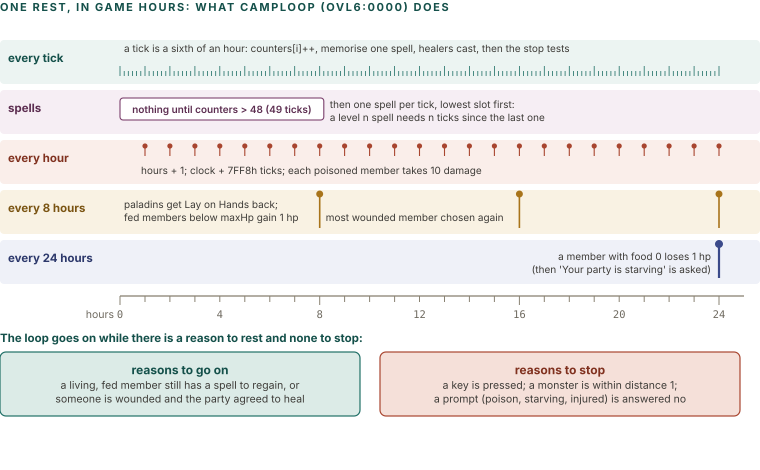

Generate this figure with Python:
import sys; sys.path.insert(0, '.')
from figlib import *

c = Canvas(760, 470)
c.section(0, 11, "One rest, in game hours: what CampLoop (ovl6:0000) does")

AX0, AX1 = 120, 744
HOURS = 25.0
def hx(h):
    return AX0 + h / HOURS * (AX1 - AX0)

lanes = [
    ("every tick", "teal"),
    ("spells", "plum"),
    ("every hour", "red"),
    ("every 8 hours", "ochre"),
    ("every 24 hours", "navy"),
]
LY0, LH = 40, 50
for i, (nm, k) in enumerate(lanes):
    y = LY0 + i * LH
    tc, sc, fc = PAL[k]
    c.rect(0, y, 760, LH - 6, fill=fc, stroke="none", rx=4, opacity=0.55)
    c.text(8, y + 22, nm, size=11.5, weight=700, color=tc)

# lane 0: ticks, six per hour
y = LY0
tc, sc, fc = PAL["teal"]
for t in range(0, 24 * 6 + 1):
    x = hx(t / 6.0)
    h = 10 if t % 6 == 0 else 5
    c.line(x, y + 36 - h, x, y + 36, stroke=sc, sw=0.8)
c.text(AX0 + 4, y + 12, "a tick is a sixth of an hour: counters[i]++, memorise one spell, healers cast, then the stop tests", size=10, color=INK2)

# lane 1: spells
y = LY0 + LH
tc, sc, fc = PAL["plum"]
c.rect(hx(0), y + 8, hx(49 / 6.0) - hx(0), 22, fill="#FFFFFF", stroke=sc, sw=1.1, rx=3)
c.text((hx(0) + hx(49 / 6.0)) / 2, y + 23, "nothing until counters > 48 (49 ticks)", size=10, color=tc, anchor="middle", weight=600)
c.text(hx(49 / 6.0) + 6, y + 18, "then one spell per tick, lowest slot first:", size=10, color=INK2)
c.text(hx(49 / 6.0) + 6, y + 31, "a level n spell needs n ticks since the last one", size=10, color=INK2)

# lane 2: hours
y = LY0 + 2 * LH
tc, sc, fc = PAL["red"]
for h in range(1, 25):
    x = hx(h)
    c.line(x, y + 6, x, y + 16, stroke=sc, sw=1.1)
    c.circle(x, y + 6, 2.6, fill=SOLID["red"])
c.text(AX0 + 4, y + 12, "", size=10)
c.text(hx(1) - 4, y + 34, "hours + 1; clock + 7FF8h ticks; each poisoned member takes 10 damage", size=10, color=INK2)

# lane 3: 8h
y = LY0 + 3 * LH
tc, sc, fc = PAL["ochre"]
for h in (8, 16, 24):
    x = hx(h)
    c.line(x, y + 4, x, y + 38, stroke=sc, sw=1.6)
    c.circle(x, y + 4, 3.5, fill=SOLID["ochre"])
c.text(hx(0) + 4, y + 18, "paladins get Lay on Hands back;", size=10, color=INK2)
c.text(hx(0) + 4, y + 31, "fed members below maxHp gain 1 hp", size=10, color=INK2)
c.text(hx(8) + 6, y + 31, "most wounded member chosen again", size=10, color=INK2)

# lane 4: 24h
y = LY0 + 4 * LH
tc, sc, fc = PAL["navy"]
c.line(hx(24), y + 4, hx(24), y + 38, stroke=sc, sw=2.2)
c.circle(hx(24), y + 4, 4, fill=SOLID["navy"])
c.text(hx(24) - 8, y + 20, "a member with food 0 loses 1 hp", size=10, color=INK2, anchor="end")
c.text(hx(24) - 8, y + 33, "(then 'Your party is starving' is asked)", size=10, color=INK2, anchor="end")

# axis
AYY = LY0 + 5 * LH + 6
c.line(AX0, AYY, AX1, AYY, stroke=GREY, sw=1.3)
for h in range(0, 25):
    x = hx(h)
    c.line(x, AYY, x, AYY + (6 if h % 8 else 9), stroke=GREY, sw=1)
    if h % 4 == 0:
        c.text(x, AYY + 22, str(h), size=10.5, color=MUTED, anchor="middle", mono=True)
c.text(AX0 - 6, AYY + 22, "hours", size=10.5, color=MUTED, anchor="end")

# stop conditions
SY = AYY + 46
c.text(0, SY, "The loop goes on while there is a reason to rest and none to stop:", size=11.5, weight=700, color="#14504A")
c.box(0, SY + 10, 360, 64, "teal", "reasons to go on", ["a living, fed member still has a spell to regain, or", "someone is wounded and the party agreed to heal"], size=10.5, tsize=12)
c.box(380, SY + 10, 360, 64, "red", "reasons to stop", ["a key is pressed; a monster is within distance 1;", "a prompt (poison, starving, injured) is answered no"], size=10.5, tsize=12)
c.save("figs/chr_rest.svg")
